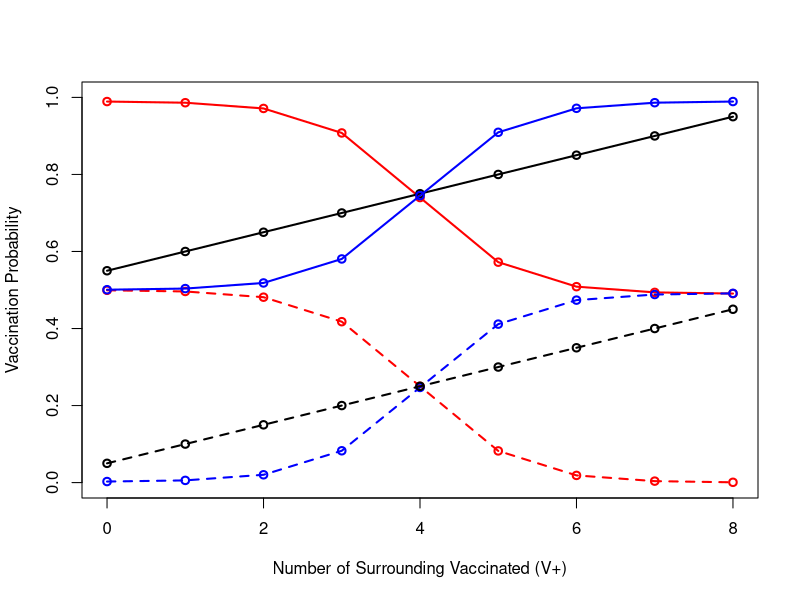
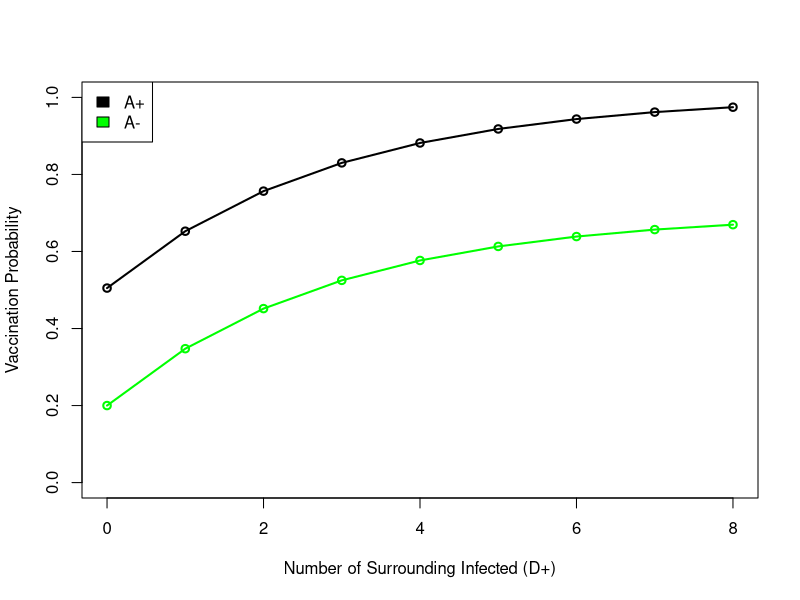
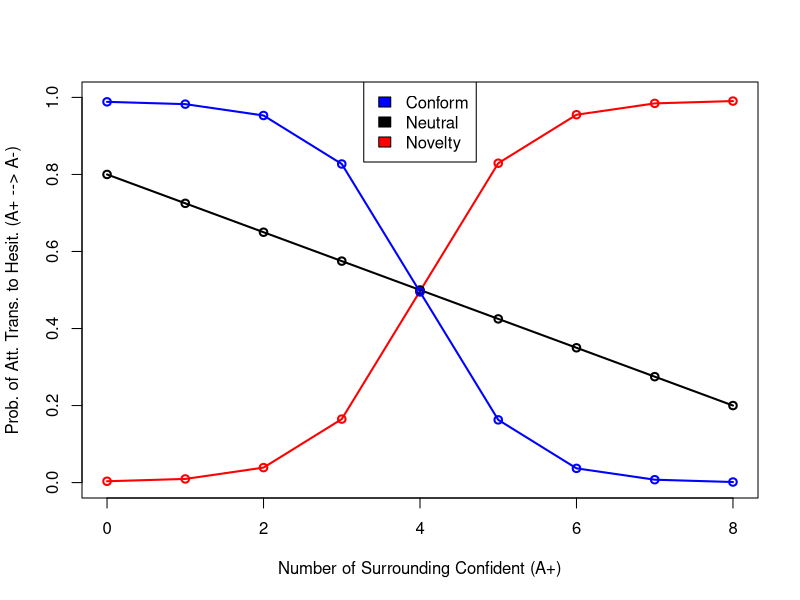
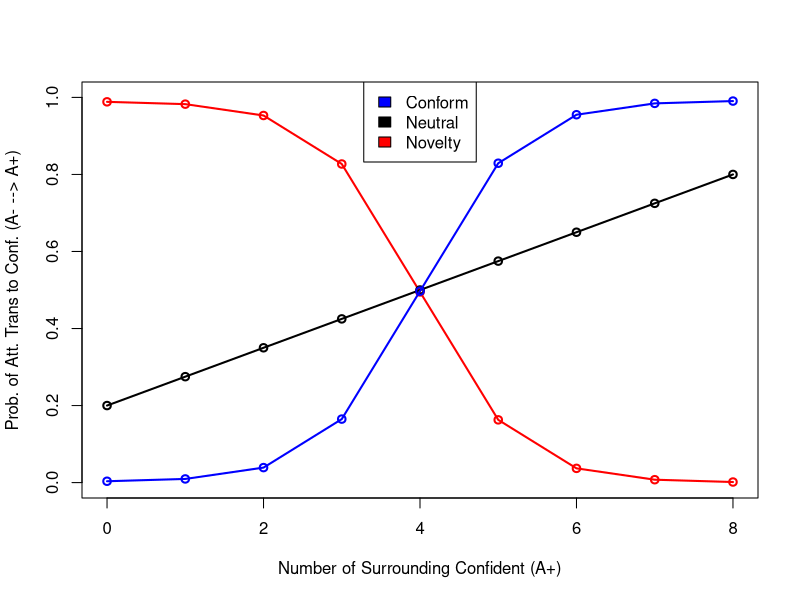
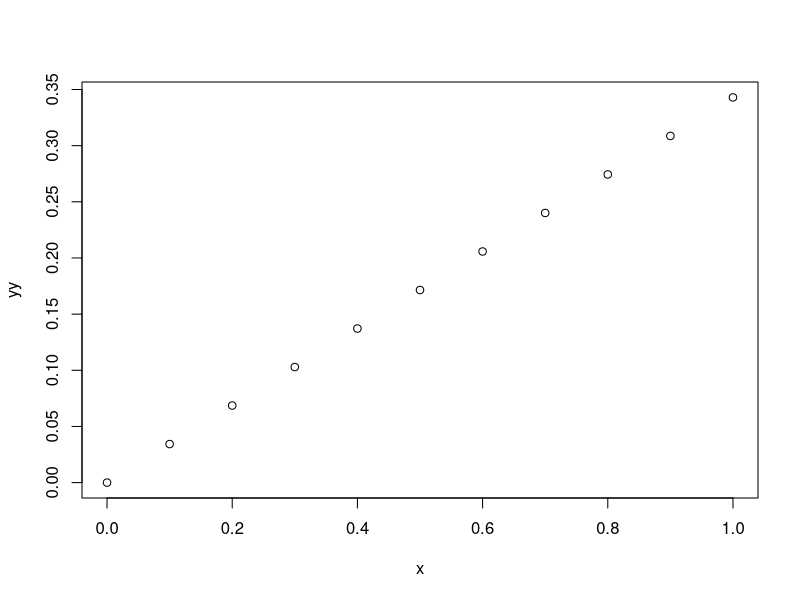

These charts were generated, in order, by the following R code:
## ---- chunk 1
knitr::opts_chunk$set(echo = TRUE)
## ---- chunk 2
SumOfPostitives = c(0:8)
SumOfInfected = c(0:8)
SumOfVaccinated = c(0:8)
## ---- chunk 3
#Prob. of vaccinating if confident (A+) but hold novelty (B-) bias
topnov = 0.99 - 0.5/(1+ exp(-13*((SumOfVaccinated/8)-0.5))) #A+ Prob of vacc Nov
#Prob. of vaccinating if confident (A+) but hold conformity (B+) bias
topconfm = 0.5+ 0.49/(1+ exp(-13*((SumOfVaccinated/8)-0.5))) #A+ Prob of vacc Conform
#Prob. of vaccinating if confident (A+) but hold neutral (B0) bias
neut_conf_vacc = 0.05*(SumOfVaccinated) + 0.55 #(12/04/24)

#Prob. of vaccinating if hesitant (A-) but hold novelty (B-) bias
botnov = 0.5 - 0.5/(1+ exp(-13*((SumOfVaccinated/8)-0.5))) #A- Prob of vacc Nov
#Prob. of vaccinating if hesitant (A-) but hold conformity (B+) bias
botconfm = 0.002+ 0.49/(1+ exp(-13*((SumOfVaccinated/8)-0.5)))#A- Prob of vacc conform
#Prob. of vaccinating if hesitant (A-) but hold neutral (B0) bias
neut_hes_vacc = 0.05*(SumOfVaccinated) + 0.05

## ---- chunk 4
plot(SumOfVaccinated, topnov, type = "o", col = "red",lwd=2, ylim = 0:1, xlab="Number of Surrounding Vaccinated (V+)", ylab = "Vaccination Probability")#A+
lines(SumOfVaccinated, botnov, type = "o", col = "red", lty=2, lwd=2)
lines(SumOfVaccinated, neut_conf_vacc, type = "o", lwd=2)

lines(SumOfVaccinated,topconfm , type = "o", col = "blue", lwd=2)
lines(SumOfVaccinated, botconfm, type = "o", col = "blue", lty=2, lwd=2)
lines(SumOfVaccinated, neut_hes_vacc, type = "o", lty=2, lwd=2)
## ---- chunk 5
#Probability of Vaccinating if confident
pm3 =  (1.01 - exp(-0.35* SumOfInfected))/2 + 0.5
#Probability of Vaccinating if hesitant
pn3 = (1.2 - exp(-0.35* SumOfInfected))/2 + 0.1
## ---- chunk 6
plot(SumOfInfected, pm3, type = "o", col = "black", lwd=2, ylim = 0:1, xlab="Number of Surrounding Infected (D+)", ylab = "Vaccination Probability")#A+
lines(SumOfInfected, pn3, type = "o", col = "green", lwd=2)#A-
legend("topleft", c("A+", "A-"), fill = c("black", "green"))

## ---- chunk 7
#Confident novelty bias
px3 = 0.002 + (0.99/(1 + exp(-13*((SumOfPostitives/8)-0.5)))) 
#Confident neutral bias
neut_conf_transb = -0.075*(SumOfPostitives) + 0.8 #Change in code
#Confident conformist bias
pz3 = 0.99 - 0.99/(1+ exp(-13*((SumOfPostitives/8)-0.5)))

## ---- chunk 8
plot(SumOfPostitives, px3, type= "o", col = "red",lwd=2, ylim = 0:1,xlab = "Number of Surrounding Confident (A+)", ylab = "Prob. of Att. Trans. to Hesit. (A+ --> A-)")#novelty
lines(SumOfVaccinated, neut_conf_transb, type = "o", lwd=2)#neutral 8/14 poly
lines(SumOfPostitives, pz3, type = "o", col = "blue", lwd=2)#conform
legend("top", c("Conform", "Neutral", "Novelty"), fill = c("blue","black", "red"))
## ---- chunk 9
#Hesitant-Novelty bias
pz3 = 0.99 - 0.99/(1+ exp(-13*((SumOfPostitives/8)-0.5)))
#Hesitant-Neutral Bias
neut_hes_transb = 0.075*(SumOfPostitives) + 0.2 #Change in code
#Hesitant conformist bias
pr3 = 0.002 + 0.99/(1+ exp(-13*((SumOfPostitives/8)-0.5))) 

# neut_hes_trans2 = 0.003125*(SumOfPostitives)^2 + 0.0375*SumOfPostitives + 0.3
# neut_conf_trans = -0.0003125*(SumOfVaccinated)^2 - 0.12125*SumOfVaccinated + 0.99
# neut_conf_trans2 = 0.1125*(SumOfVaccinated) + 0.05 #Change in main code
## ---- chunk 10

plot(SumOfPostitives, pz3, type= "o", col = "red",lwd=2, ylim = 0:1, xlab = "Number of Surrounding Confident (A+)", ylab = "Prob. of Att. Trans to Conf. (A- --> A+)")
lines(SumOfPostitives, neut_hes_transb, type = "o", lwd=2)#neutral 8/14 poly
lines(SumOfPostitives, pr3, type = "o", col = "blue", lwd=2)
legend("top", c("Conform", "Neutral", "Novelty"), fill = c("blue","black", "red"))

## ---- chunk 11
x <- seq(0,1, 0.1)
kk = 0.14
n=3

#if agent is hesitant and only follows confident -> increase prob of change by some factor determined by kk
# for (x in seq(0,1, 0.1)){
#   if (x == 0) {
# yy = x + kk} else{
# 
# yy <- (1+kk)*x}}

#plot(x, yy = x+kk, type= "o", col = "red",lwd=2)

#Increase prob of change
yy = kk + (1-kk)*x^n

yy = kk + (1-kk)*x #should work

#decrease prob of change

yy = x- (kk*x) #Probably better to not have n (not mutually scalable)

yy = x*(1-kk^n) #need to adjust n (n = 5 too close to y=x)

yy = x*(1-exp(-n*kk)) #need to adjust n (y too small)

plot(x, yy)




